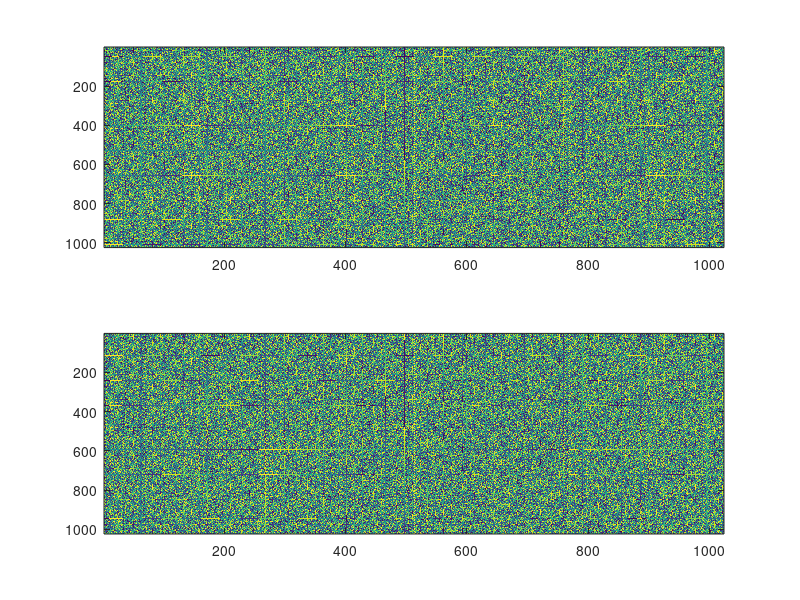
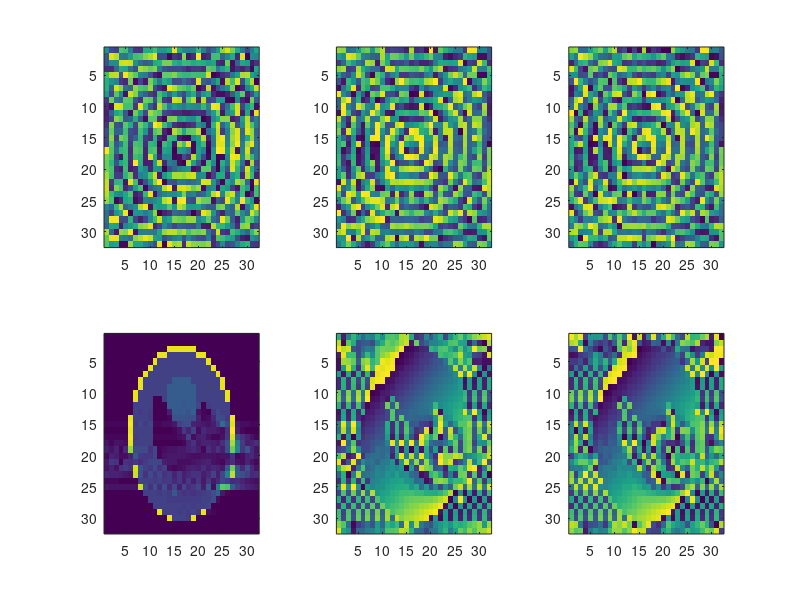
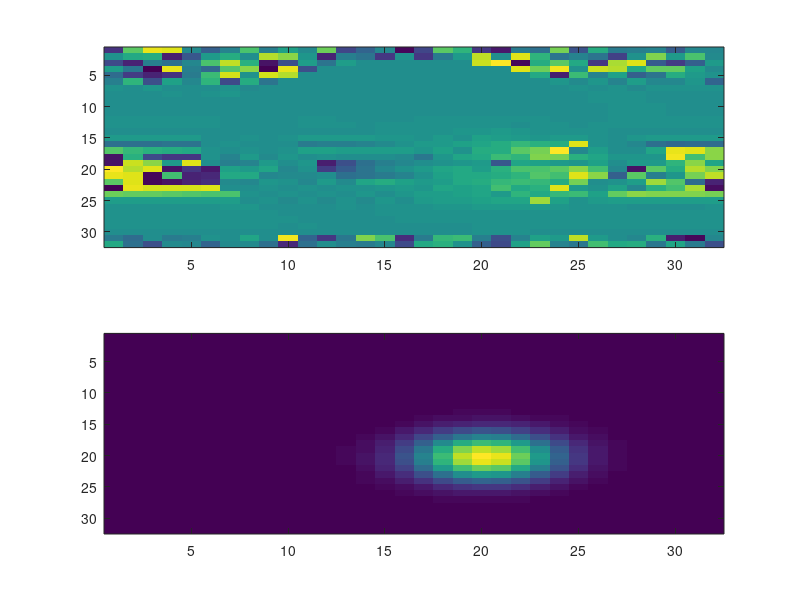

MATLAB code for these plots, in order:
% function ACfieldmap_gen()

M0 = phantom(32);

freq = 1e3; % ACfield's frequency
aqbw = 12e4;  % acquisition bandwith in Hz
delay = 0;

gambar = 42.57e3;        % gamma/2pi in kHz/T
gam = gambar*2*pi;

fovxy = 20; % field of view
xmax = fovxy/2;
ymax = fovxy/2;
xstep = fovxy/size(M0,2);
ystep = fovxy/size(M0,1);[x y] = meshgrid(-xmax:xstep: xmax-xstep  , -ymax:ystep: ymax-ystep );
[xdim ydim] = size(M0);

rawsignal = fft2(M0);  % observed signal
[kxdim kydim] = size(rawsignal);
rawsignal = rawsignal(:)';

% define the spatial shape of the DC and the AC fields
BoffDC = 0 * exp(-(x.^2 + y.^2)/5);
BoffAC = 10 * exp(-((x-2).^2 + (y-2).^2)/5);


% Generate space sampling location grid:
xmax = fovxy/2;
ymax = fovxy/2;
xstep = fovxy/size(M0,2);
ystep = fovxy/size(M0,1);
[x y] = meshgrid(-xmax:xstep: xmax-xstep  ,  -ymax:ystep: ymax-ystep );
x = x(:);
y = y(:);

% Generate a K-space sampling grid:
deltax = fovxy/xdim;
kmax  = pi/deltax;
kstep = 2*pi/fovxy;
[kx ky] = meshgrid(-kmax:kstep: kmax-kstep  ,  -kmax:kstep: kmax-kstep );
kx = kx(:)';
ky = ky(:)';


% shortcut:  figure out which pixels have enough signal to contribute
M0 = M0(:);
threshold = 0.02* mean(M0);
inds = find(abs(M0)>=threshold);

t = linspace(0, kxdim/aqbw, kxdim);
t = repmat(t, 1, kydim);

M0phase = zeros(length(M0), length(rawsignal), 'single');
% start building  the parts of the signal equation integral:
% this is part with spin density times the the desired k-space trajectories:
% AND any DC offset in the field

for r=1:length(x)
    fprintf('\rContribution from pixel  %d ', r);
    M0phase(r,:) = M0(r) * ...
        exp(i * (kx * x(r) + ky * y(r)) ) .* ...
        exp (i * gambar * BoffDC(r) * t);
end

% the next part of the equation is the phase gained because of the AC field
% this phase will be weighted by the field's amplitude at each pixel
% when we update the AC field map
% the resulting matrix has dimensions of N_pixels by N_timesamples
t = linspace(0, kxdim/aqbw, kxdim);
t = repmat(t, kydim,1);
ACphase = gambar * cumsum( sin(2*pi/aqbw*(freq*t + delay)),2 );
ACphase = ACphase(:)';
ACphase_r = kron(BoffAC(:), ACphase);

% Note, the kron simply makes sure that each pixel's contribution to the
% net phase of the signal is weighted appropriately

% now include that AC field phase into the contribution of that pixel to the signal
% and compute the integral
signal = sum(M0phase .* exp( i * ACphase_r ) ,1 );
signal =reshape(signal,xdim,xdim);
im1 = fftshift(fft2(fftshift(signal)));


%% method 2: the linear algebra method:
% construct the Fourier Matrix
F = zeros(length(M0), length(rawsignal), 'single');
for r=1:length(x)
    F(r,:) = exp(i * (kx * x(r) + ky * y(r)) ) ;% .* exp (i * gambar * BoffDC(r) * t);
end


% construct the distortion matrix produced by AC field (F_ac):
% Note, the kron product makes sure that each pixel's contribution to the
% net phase of the signal is weighted appropriately
F_ac = exp(i * kron(BoffAC(:), ACphase)); 

% Next, the dot-multiplication makes sure that each pixel's k-space trajectory includes the
% external field distorsion
F2 = (F .* F_ac)';

figure(1), subplot(211)
imagesc(angle(F2));

signal2 = F2 * M0;
signal2 =reshape(signal2,xdim,xdim);

% something went weird and we need to flip the data:
signal2 = signal2(end:-1:1,end:-1:1);

im2 = fftshift(fft2(fftshift(signal2)));

%% Solving for BoffAC : collect second image with phase shift
% Calculate a second signal with a phase shift in the AC waveform:
% caculate a signal in the presence of the oscillating field (i.e., the
% integral of the waveform)
delay = 1e-2;
t = linspace(0, kxdim/aqbw, kxdim);
t = repmat(t, kydim,1);
ACphase_b = gambar * cumsum( sin(2*pi/aqbw*(freq*t + delay)),2 );
ACphase_b = ACphase_b(:)';

ACphase_r = kron(BoffAC(:), ACphase_b);

% construct the distortion matrix produced by AC field (F_ac):
% Note, the kron product makes sure that each pixel's contribution to the
% net phase of the signal is weighted appropriately
F_ac = exp(i * kron(BoffAC(:), ACphase_b)); 

% Next, the dot-multiplication makes sure that each pixel's k-space trajectory includes the
% external field distorsion
F2b = (F .* F_ac)';

figure(1), subplot(212)
imagesc(angle(F2b));

signal2b = F2b * M0;
signal2b =reshape(signal2b,xdim,xdim);

% something went weird and we need to flip the data:
signal2b = signal2b(end:-1:1,end:-1:1);

im2b = fftshift(fft2(fftshift(signal2b)));

delta_phs = angle(im2 ./ im2b); 
Bsolve = delta_phs / (1 - exp(i*2*pi*delay/aqbw));
Bsolve2 = fftshift(fft2(fftshift(Bsolve)));

%% compare the signals and the distorted images.
figure(2)
subplot(231)
imagesc(angle(signal))
subplot(232)
imagesc(angle(signal2))
subplot(233)
imagesc(angle(signal2b))

subplot(234)
imagesc(abs(im1));
subplot(235)
imagesc(angle(im2));
subplot(236)
imagesc(angle(im2b));

figure(3)
subplot(211)
imagesc(delta_phs);
subplot(212)
imagesc(abs(BoffAC))





% return
